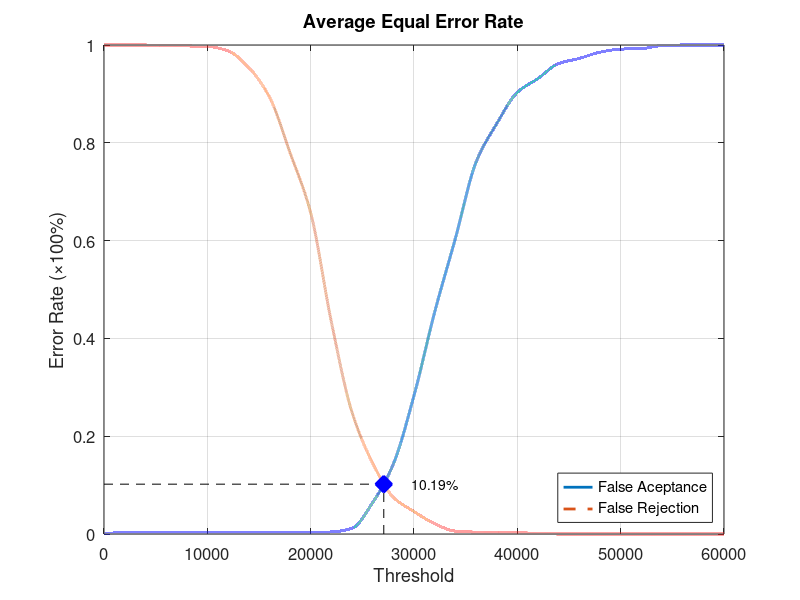
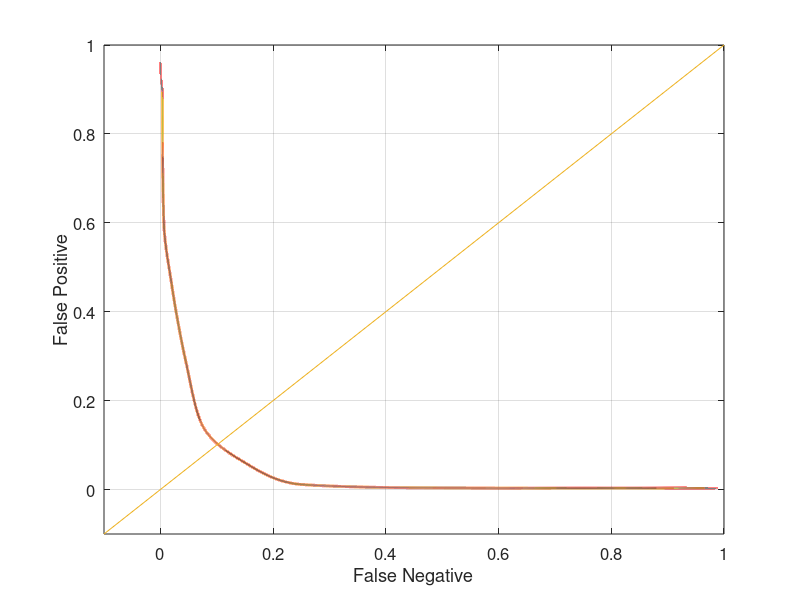

Here is the MATLAB script that generated these plots, in order:
function yEER = Database1Average
close all;
clear;
clc;
x = 0:2000:60000;
xq = 0:0.5:60000;

y0 = [0 0.0031579 0.0031579 0.0031579 0.0031579 0.0031579 0.0031579 0.0031579 0.0031579 0.0031579 0.0031579 0.00421053 0.0115789 0.0642105 0.143158 0.283158 0.453684 0.60421 0.76 0.838947 0.903158 0.931579 0.962105 0.972632 0.985263 0.991579 0.992632 0.998947 1 1 1];
yy0 = interp1(x, y0, xq, 'pchip');
y1 = [1 1 1 0.998 0.998 0.997 0.988 0.954 0.894 0.78 0.657 0.434 0.249 0.145 0.075 0.046 0.021 0.006 0.004 0.004 0.003 0.001 0 0 0 0 0 0 0 0 0];
yy1 = interp1(x, y1, xq, 'pchip');

% Calculating EER: 
y2 = abs(y0 - y1);
find(y2 == min(y2))
yy2 = abs(yy0 - yy1);
xEER = find(yy2 == min(yy2));
xEERIndex = xq(xEER) % X-axis EER
yEER = yy0(xEER) % Y-axis EER

main = figure
plot(xq, yy0,'-','LineWidth', 2);	hold on
plot(xq, yy1,'--','LineWidth', 2);	hold on
plot([xEERIndex xEERIndex], [0 yEER], 'k--');	hold on
plot([0 xEERIndex], [yEER yEER], 'k--');	hold on
plot(xEERIndex, yEER, 'bx', 'LineWidth', 10);	hold on
text(xEERIndex + 10 * xEERIndex / 100, yEER, [num2str(round((10000 * yEER)) / 100) '%'])
legend('False Aceptance', 'False Rejection', 'Location', 'SouthEast')
xlabel('Threshold')
ylabel('Error Rate (\times100%)')
title('Average Equal Error Rate')
set(gca, 'FontSize', 12)
axis([0 60000 0 1])
grid on

print(main, 'Database1AverageMain', '-dpng');
FNRxFPR = figure('Color', [1 1 1]);
plot(yy1, yy0, '-', yy1, yy0, 'LineWidth', 2);
hold on
y = -0.1:0.1:1
plot(y, y); 
set(gca, 'FontSize', 12)
xlabel('False Negative')
ylabel('False Positive')
axis([-0.1 1 -0.1 1])
set(gca, 'FontSize', 12)
grid on

print(FNRxFPR, 'Database1AverageFNRxFPR','-dpng');
end
